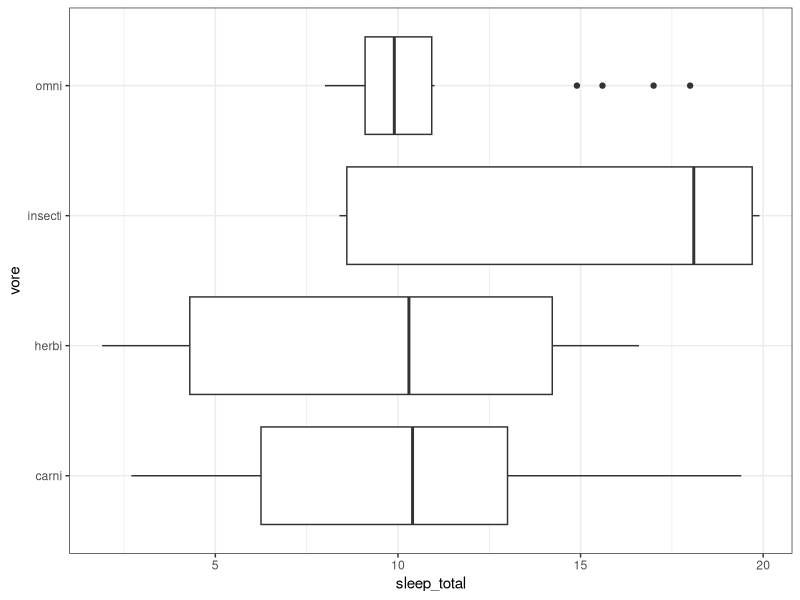
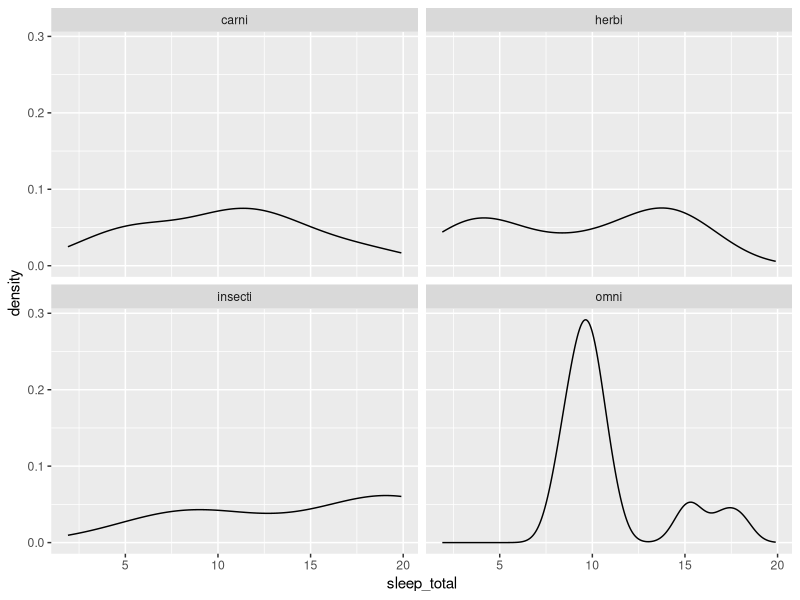
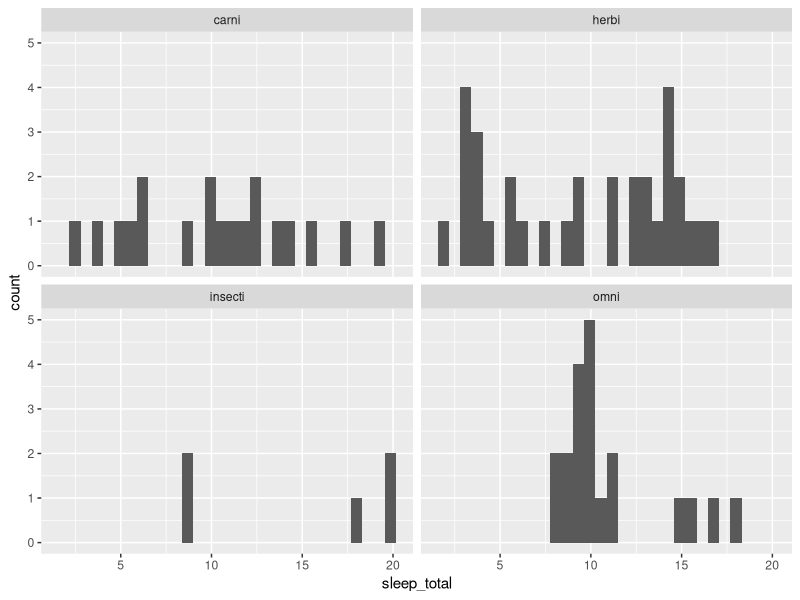
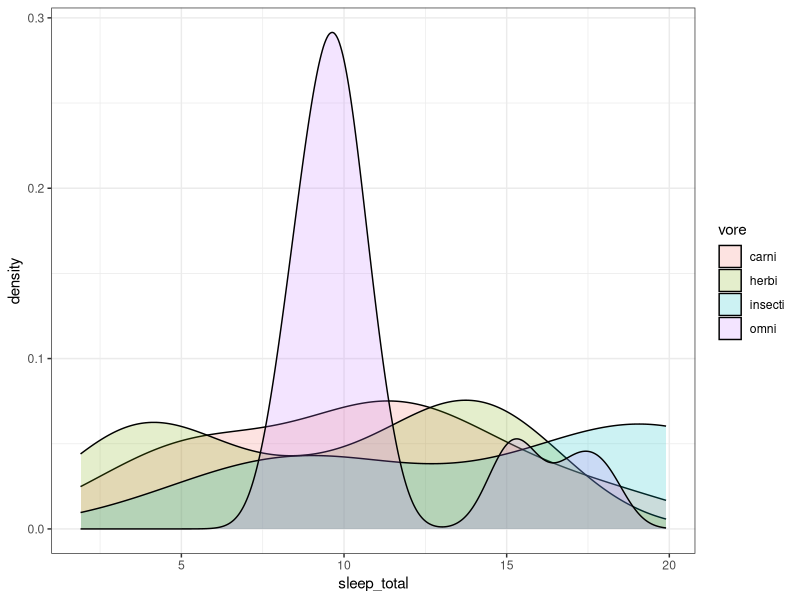
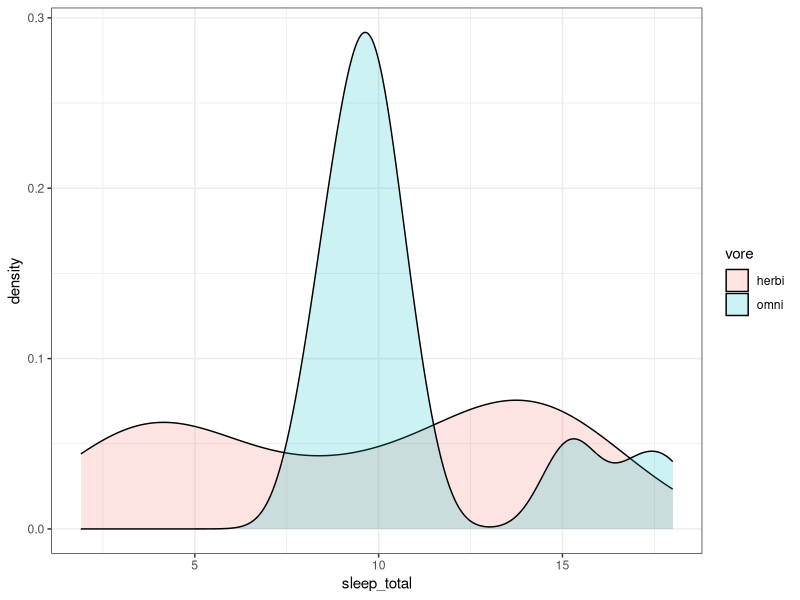

These charts were generated, in order, by the following R code:
## ---- chunk 1
library(tidyverse)
## ---- chunk 2
data()
view(msleep)
names(msleep)
## ---- chunk 3
msleep |> 
  drop_na(vore) |> #use this if you have NA variables
  ggplot(aes(vore, sleep_total))+ # x and y axis
  geom_boxplot()+
  coord_flip()+ # do we want vertical or horizontal?
  theme_bw()
## ---- chunk 4
msleep |> 
  drop_na(vore) |> 
  ggplot(aes(sleep_total))+
  geom_density()+
  facet_wrap(~vore)
  theme_bw
## ---- chunk 5
msleep |> 
  drop_na(vore) |> 
  ggplot(aes(sleep_total))+
  geom_histogram()+
  facet_wrap(~vore)
  theme_bw
## ---- chunk 6
msleep |> 
  drop_na(vore) |> 
  ggplot(aes(sleep_total, fill=vore))+ #or colour=vore
  geom_density(alpha = 0.2)+ #transparency 0 to 1
  theme_bw()
## ---- chunk 7
msleep |> 
  drop_na(vore) |> 
  filter(vore== "herbi" | vore=="omni") |> 
  #other way: filter(vore %in% c("carni", "omni")) |> 
  ggplot(aes(sleep_total, fill=vore))+ #or colour=vore
  geom_density(alpha = 0.2)+ #transparency 0 to 1
  theme_bw()
